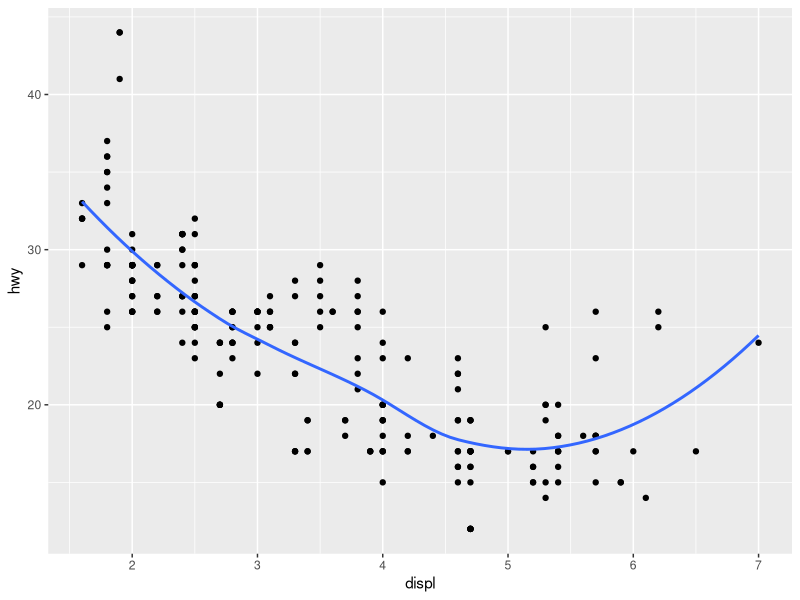
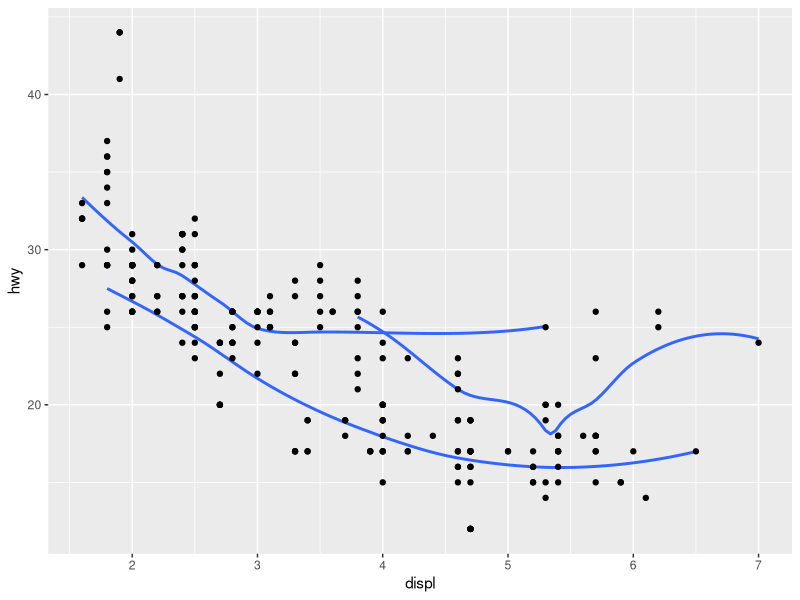
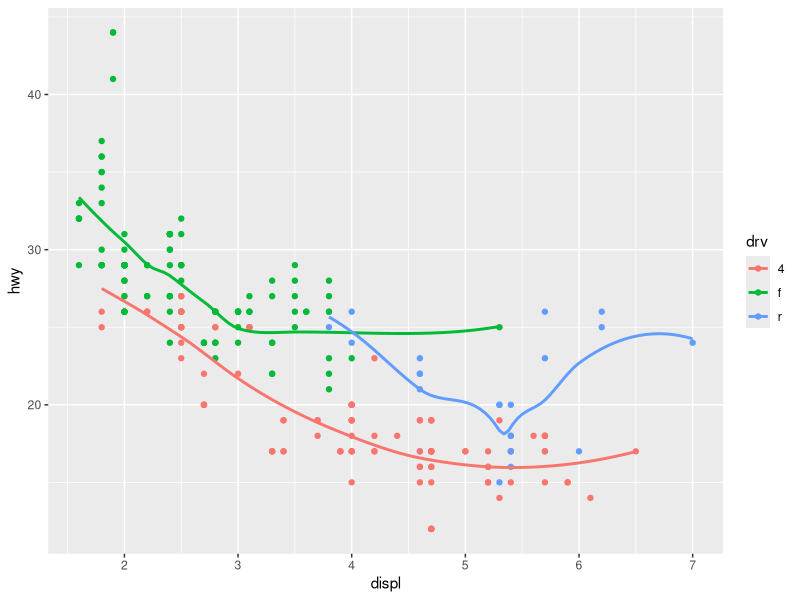
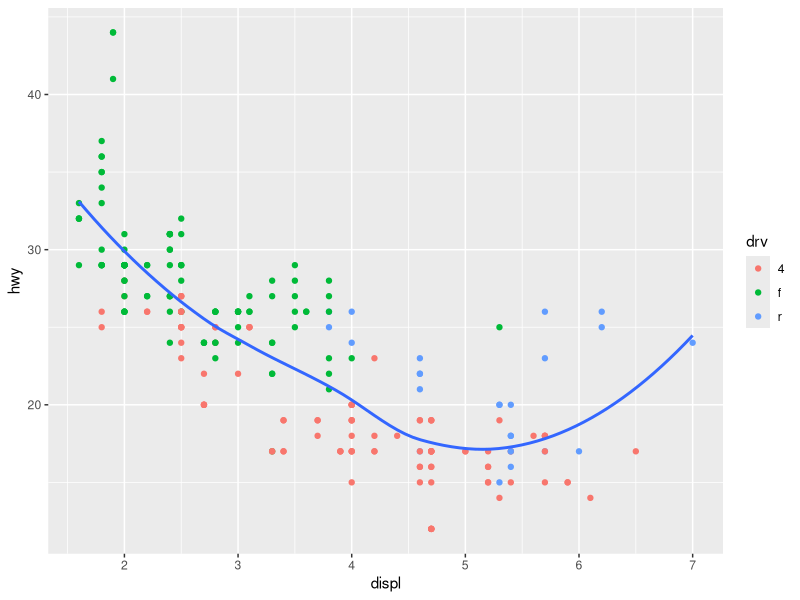
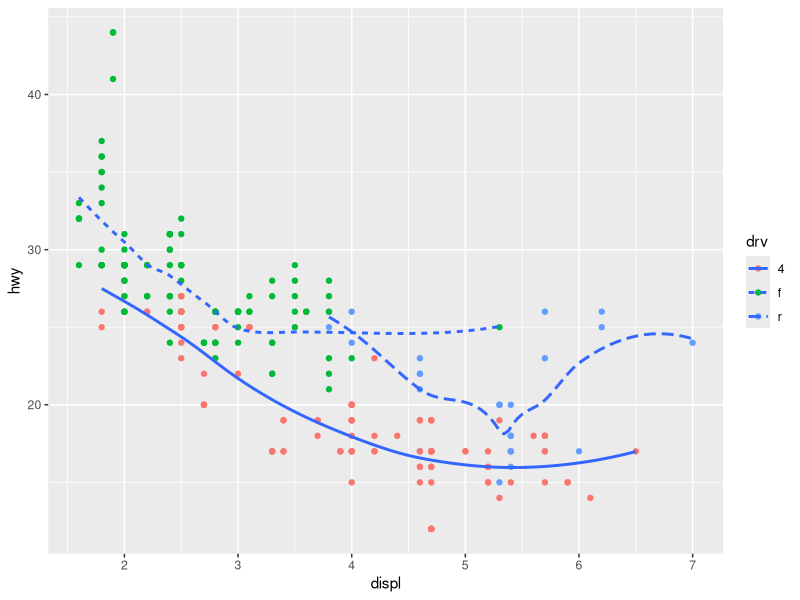
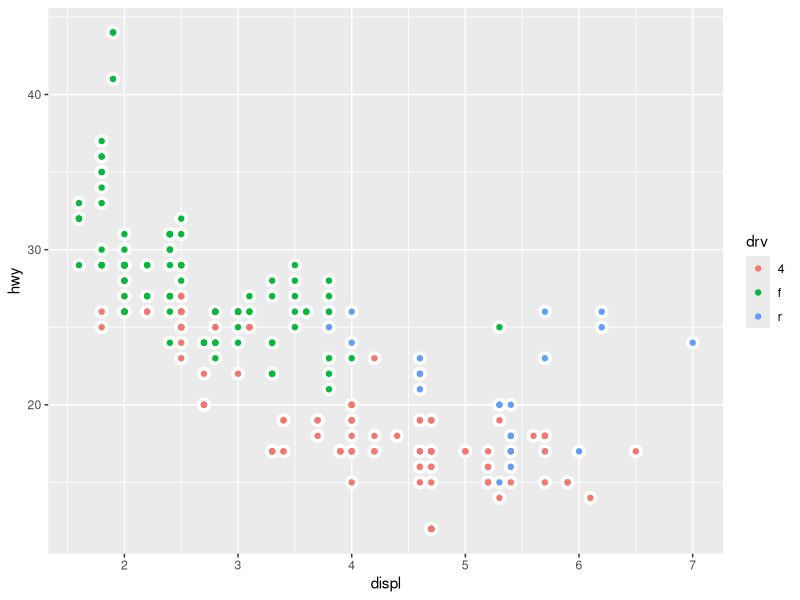
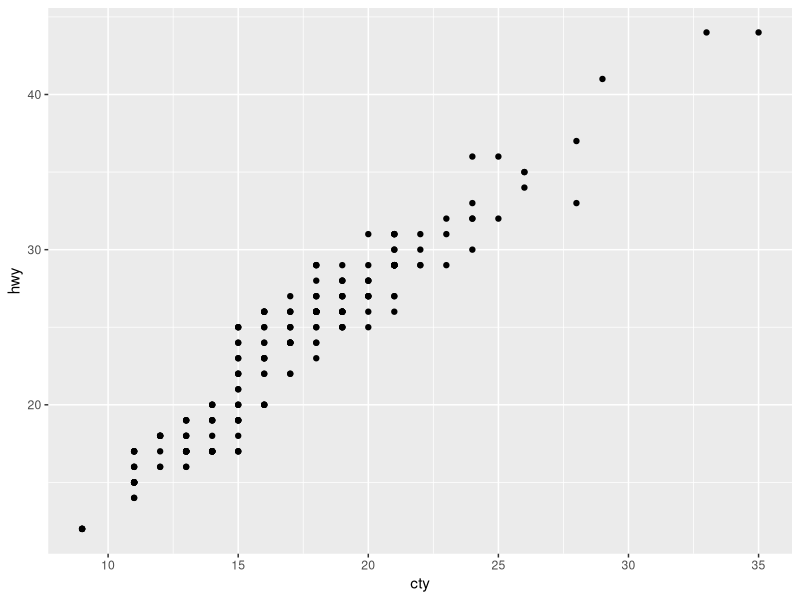

Source code (R) for these figures, in order:
## ---- chunk 1
knitr::opts_chunk$set(echo = TRUE, fig.align = 'center', out.width = '70%', fig.asp = .70)
library(tidyverse)
## ---- chunk 2
    ggplot(data = mpg, mapping = aes(x = displ, y = hwy)) + 
      geom_point() + 
      geom_smooth(se = FALSE)
    ggplot(data = mpg, mapping = aes(x = displ, y = hwy)) + 
      geom_smooth(aes(group = drv), se = FALSE) +
      geom_point()
    ggplot(data = mpg, mapping = aes(x = displ, y = hwy, color = drv)) + 
      geom_point() + 
      geom_smooth(se = FALSE)
    ggplot(data = mpg, mapping = aes(x = displ, y = hwy)) + 
      geom_point(aes(color = drv)) + 
      geom_smooth(se = FALSE)
    ggplot(data = mpg, mapping = aes(x = displ, y = hwy)) + 
      geom_point(aes(color = drv)) +
      geom_smooth(aes(linetype = drv), se = FALSE)
    ggplot(data = mpg, mapping = aes(x = displ, y = hwy)) + 
      geom_point(size = 4, colour = "white") + 
      geom_point(aes(colour = drv))
## ---- chunk 3
    ggplot(data = mpg, mapping = aes(x = cty, y = hwy)) + 
      geom_point()
